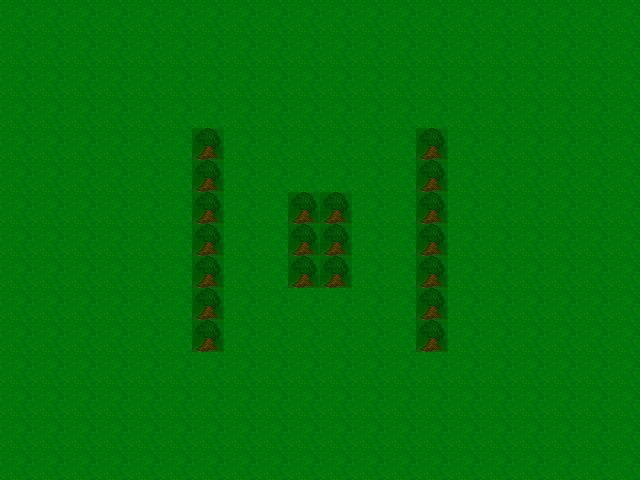

Rendered tile map (Tiled .tmx) drawn with the repository's tilesets; below, a short description and the map source with its tile grids summarised:
An orthogonal 20x15 tile map with 32x32 px tiles, 2 tile layers (baseLayer, treeLayer), 2 tilesets and 6 objects.

<map version="1.0" orientation="orthogonal" width="20" height="15" tilewidth="32" tileheight="32">
 <tileset firstgid="1" name="DarkerTree" tilewidth="32" tileheight="32">
  <image source="darkTree.png" width="32" height="32" />
 </tileset>
 <tileset firstgid="2" name="testMap1" tilewidth="32" tileheight="32">
  <image source="testMap1.png" width="640" height="480" />
 </tileset>
 <layer name="baseLayer" width="20" height="15">
  <data>[300 cells, 300 non-empty, 1 distinct tile ids]</data>
 </layer>
 <layer name="treeLayer" width="20" height="15">
  <data>[300 cells, 20 non-empty, 1 distinct tile ids]</data>
 </layer>
 <objectgroup color="#ffaa00" name="objectLayer" width="20" height="15" opacity="0.9">
  <object x="193" y="128" width="32" height="224" />
  <object x="417" y="129" width="32" height="225" />
  <object x="228" y="128" width="74" height="33" />
  <object x="340" y="129" width="74" height="33" />
  <object x="342" y="322" width="74" height="33" />
  <object x="228" y="319" width="74" height="33" />
 </objectgroup>
</map>
